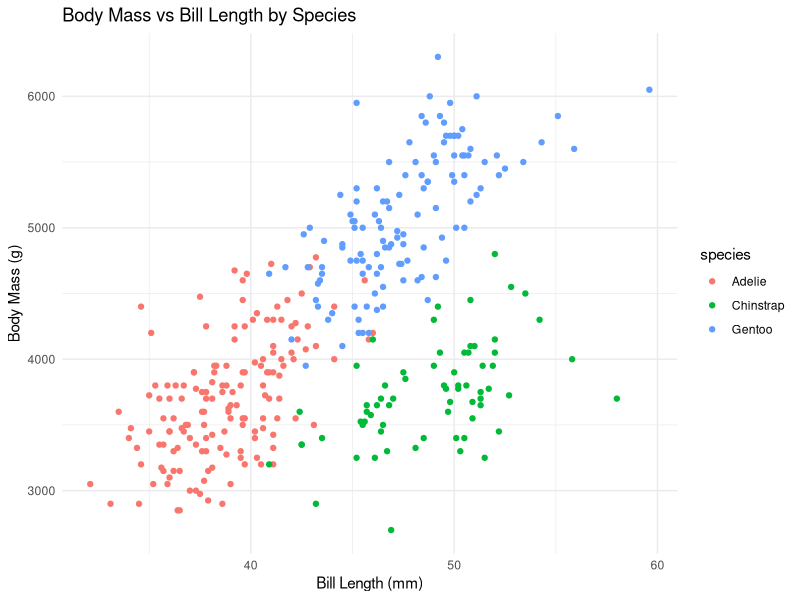
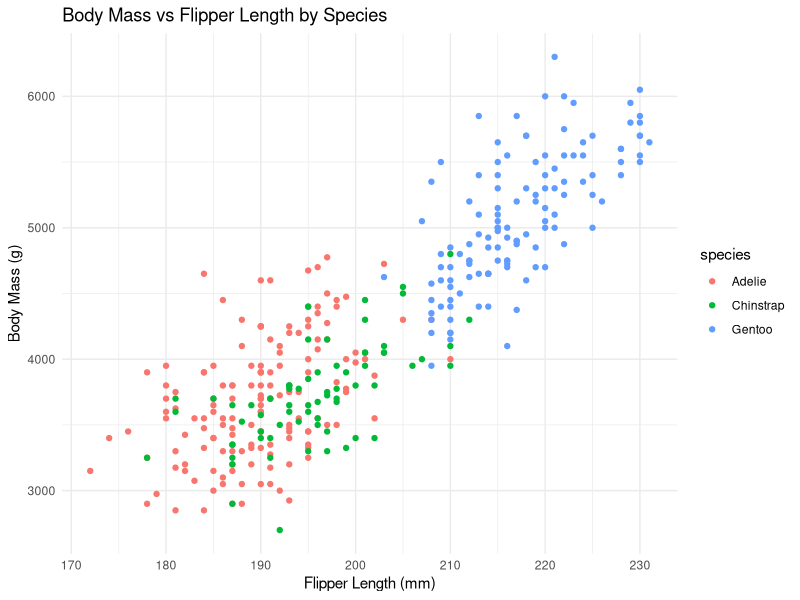

R code for these plots, in order:
## ---- chunk 1
library(ggplot2)
library(palmerpenguins)
## ---- chunk 2
library(ggplot2)
ggplot(penguins, aes(x = bill_length_mm, y = body_mass_g, color = species)) +
  geom_point() +
  labs(title = "Body Mass vs Bill Length by Species",
    x = "Bill Length (mm)",
    y = "Body Mass (g)") + theme_minimal()
## ---- chunk 3
ggplot(penguins, aes(x = flipper_length_mm, y = body_mass_g, color = species)) +
  geom_point() +
  labs(title = "Body Mass vs Flipper Length by Species",
    x = "Flipper Length (mm)",
    y = "Body Mass (g)")+ theme_minimal()
